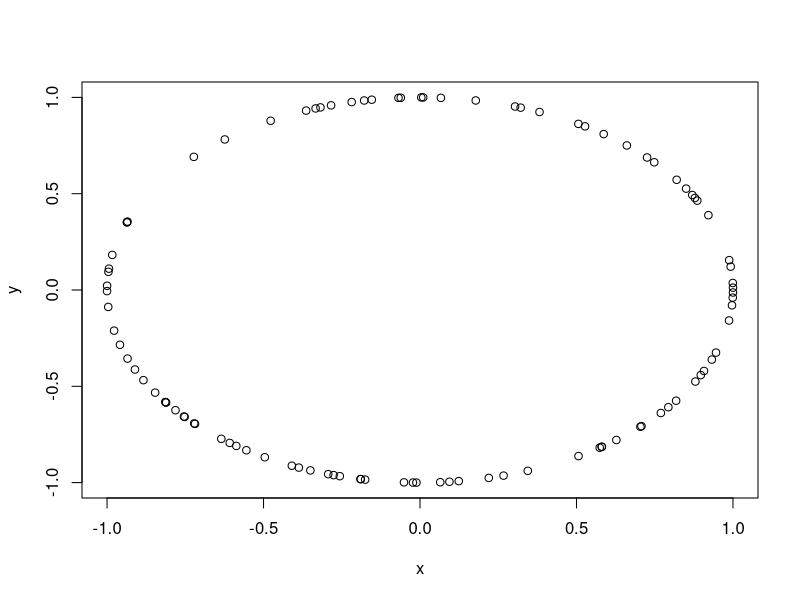
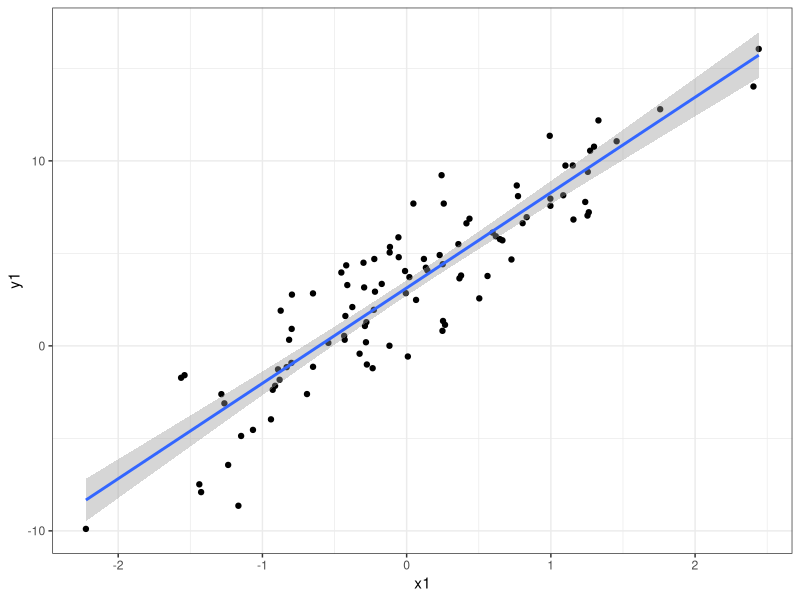
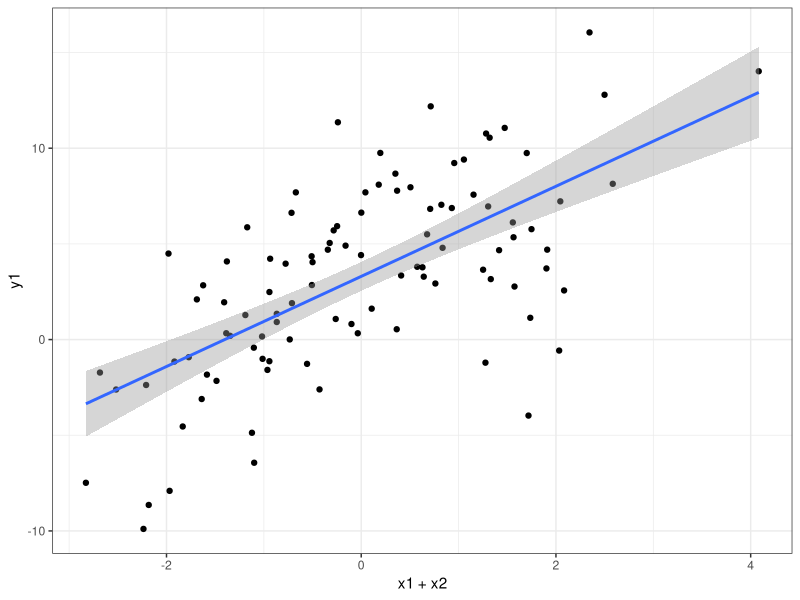

Reproduce these figures in R, in order.
## ---- chunk 1
knitr::opts_chunk$set(echo = TRUE)
## ---- chunk 2
# semila
set.seed(0)
#tamaño de n
n <- 100
# 2 diemnsiones
d=2
#creamos una matrix llamada x, que contenga 2 dimension donde n y r son normales
x <- matrix( rnorm(d * n), n, d )
#Calculamos la norma de = raiz (suma los valores de x^2)
x.norma <- sqrt( rowSums( x^2 ) )
# le decimos que n se distribuye uniforme
u <- runif( n )
# graficamaos la norma de x
plot( x / x.norma, col = "black", xlab = "x", ylab = "y" )


## ---- chunk 3
set.seed(5)
#distribcuion exponencial con rate 0.9
x<-rexp(1000,rate=0.9)
# creamos una funcion, que sume y calcule el logaritmo
f<-function(rate,x){
  -sum(dexp(x,rate=rate,log = TRUE))
}
s<-nlm(f,rate<-c(runif(1)),x=x,hessian = TRUE) #Minimiza la funcion f, y se distribuye uniforme. Y utlizamos la matriz hessiana
s$estimate

## ---- chunk 4
set.seed(1)

ds=sqrt(2);ds
# distr.normal, n=30, media=5,sd=1.414214
x=rnorm(30,5,1.414214)
## ---- chunk 5
#media
mean(x)
#varianza
var(x)
#des.estan
sd(x)
## ---- chunk 6
# prueba t, x=mustra, intervalo de confianza
t.test (x,conf.level = 0.99)
## ---- chunk 7
t.test(x, alternative='two.sided',conf.level=0.95, mu=5.1)
## ---- chunk 8
set.seed(0)
x1=rnorm(100)
x2=rnorm(100)
y1=3+5*x1+rnorm(100,0,2)
y2=33+53*x1+0.1*x2*rnorm(100,0,2)
#Creamos un data.frame llamado data
data=data.frame(y1,y2,x1,x2)
## ---- chunk 9
#
library(ggplot2)
ggplot(data=data,aes(x = x1, y = y1)) + 
  geom_point()+ theme_bw()+stat_smooth(method = lm)
# dibuja puntos, lineas de fondo, metodo de lm =regresion lineal simple
## ---- chunk 10
modelo1<-lm(y1~x1,data=data)
summary(modelo1)
## ---- chunk 11
summary(modelo1)$coef
## ---- chunk 12
ggplot(data=data,aes(x = x1+x2, y = y1)) + 
  geom_point()  + theme_bw()+stat_smooth(method = lm)
## ---- chunk 13


modelo2<-lm(y2~x1+x2)
summary(modelo2)
## ---- chunk 14
summary(modelo2)$coef
